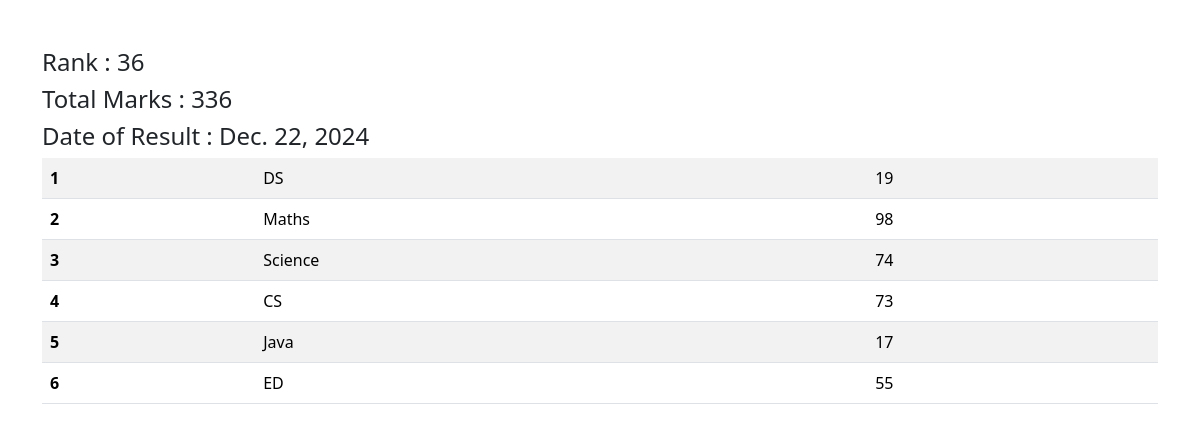
/see_marks/STU-0790/, run on the app's committed database.
### app1/models.py (models this page shows, shortened)
class SubjectMarks(models.Model):
    student = models.ForeignKey(Student, on_delete=models.CASCADE, related_name="studentmarks")
    subject = models.ForeignKey(Subject, on_delete=models.CASCADE)
    marks = models.IntegerField()
    class Meta:
        unique_together = ['student', 'subject']

class Student(models.Model):
    department = models.ForeignKey(Department, related_name="depart", on_delete=models.CASCADE)
    student_id = models.OneToOneField(StudentID, related_name="studentid", on_delete=models.SET_NULL, null=True)
    student_name = models.CharField(max_length=100)
    student_email = models.EmailField(unique=True)
    student_age = models.IntegerField(default=10)
    student_address = models.TextField()
    class Meta:
        ordering = ['student_name']
        verbose_name = "student"

class ReportCard(models.Model):
    student = models.ForeignKey(Student, related_name='studentreportcard', on_delete=models.CASCADE)
    student_rank = models.IntegerField()
    date_of_report_card_generation = models.DateField(auto_now_add=True)
    class Meta:
        unique_together = ['student_rank', 'date_of_report_card_generation']

class Subject(models.Model):
    subject_name = models.CharField(max_length=100)

### app1/views.py (the view)
# urls.py: path('see_marks/<student_id>/', see_marks, name="see_marks")
def see_marks(request, student_id):
    queryset = SubjectMarks.objects.filter(student__student_id__student_id=student_id)
    total_marks = queryset.aggregate(total_marks=Sum('marks'))
    return render(request, "see_marks.html",
                  {'queryset': queryset, 'total_marks': total_marks})

### templates/see_marks.html
{%  extends 'base.html' %}
{%  block start %}
<div class="container mt-5">
<h4>Rank : {{ queryset.first.student.studentreportcard.first.student_rank }}</h4>
<h4>Total Marks : {{ total_marks.total_marks }}</h4>
<h4>Date of Result : {{ queryset.first.student.studentreportcard.first.date_of_report_card_generation }}</h4>
<table class="table table-striped">
  <tbody>
  {% for marks in queryset %}
    <tr>
      <th scope="row">{{ forloop.counter }}</th>
      <td>
          {{ marks.subject.subject_name }}
      </td>
      <td>
          {{ marks.marks }}
      </td>
    </tr>
      {% endfor %}
  </tbody>
</table>
</div>
{% endblock %}

### data on the page
SubjectMarks: first.student.studentreportcard.first.student_rank "36", first.student.studentreportcard.first.date_of_report_card_generation "Dec. 22, 2024", subject.subject_name "DS", marks "19"
SubjectMarks: subject.subject_name "Maths", marks "98"
SubjectMarks: subject.subject_name "Science", marks "74"
SubjectMarks: subject.subject_name "CS", marks "73"
SubjectMarks: subject.subject_name "Java", marks "17"
SubjectMarks: subject.subject_name "ED", marks "55"

### other printed values
{{ total_marks.total_marks }} "336"
